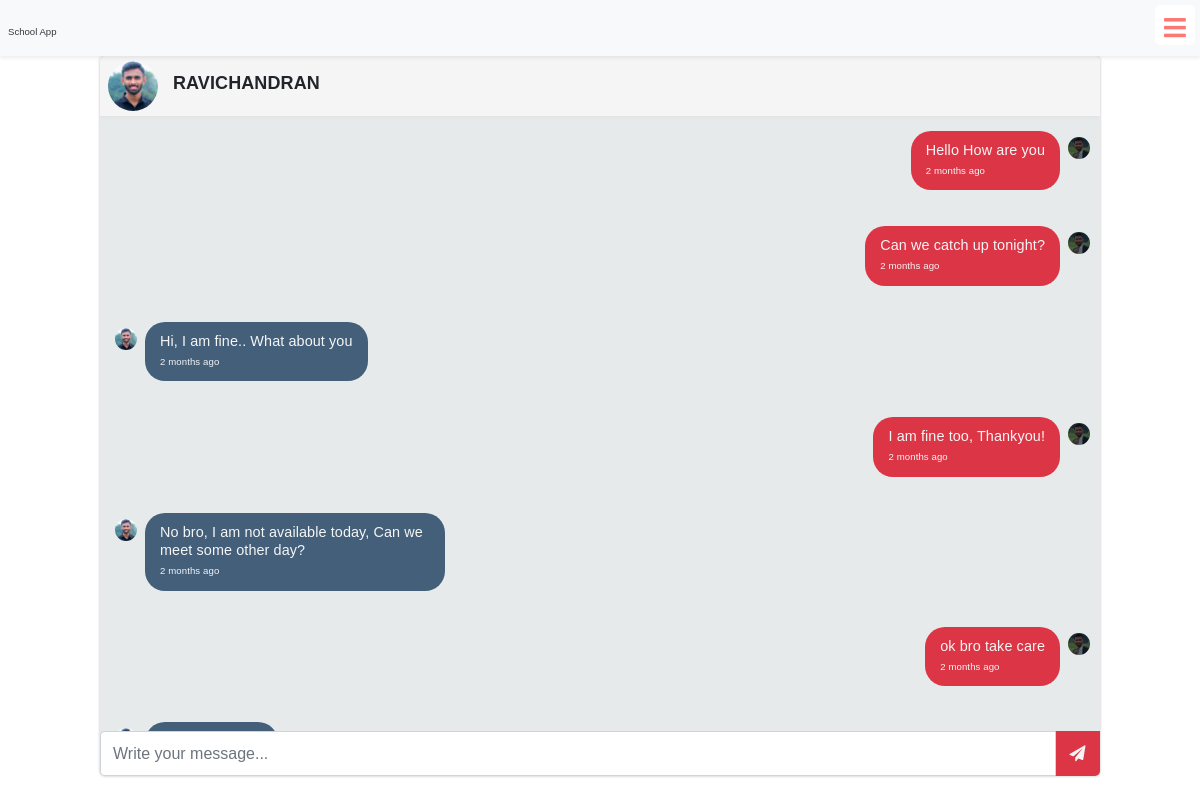
Screenshot of /chat/18 (signed in) with the database file from the repository.
### schoolapp/models.py (models this page shows, shortened)
class StudentDetails(models.Model):
    user_id = models.IntegerField(blank = True, null=True)
    profile_image = models.ImageField(upload_to='media/profile',blank=True,null=True)
    student = models.OneToOneField(User, on_delete=models.CASCADE)
    full_name = models.CharField(max_length=100)
    roll_no = models.CharField(max_length=100)
    stu_class = models.IntegerField()
    date_of_birth = models.DateField( blank=True, null=True)
    gender = models.CharField(max_length=10,blank=True, null=True)
    street = models.CharField(max_length=100, blank=True, null=True )
    city = models.CharField(max_length=50, blank=True, null=True )
    state = models.CharField(max_length=50, blank=True, null=True )
    zip_code = models.CharField(max_length=10, blank=True, null=True )
    phone_number = models.CharField(max_length=15, blank=True, null=True )
    email = models.EmailField(blank=True, null=True )
    father_name = models.CharField(max_length=50, blank=True, null=True )
    father_contact = models.CharField(max_length=15, blank=True, null=True )
    mother_name = models.CharField(max_length=50, blank=True, null=True )
    mother_contact = models.CharField(max_length=15, blank=True, null=True )# Contact Information
    phone_number = models.CharField(max_length=15, blank=True, null=True)
    email = models.EmailField(blank=True, null=True)
    father_name = models.CharField(max_length=50, blank=True, null=True)
    father_contact = models.CharField(max_length=15, blank=True, null=True)
    mother_name = models.CharField(max_length=50, blank=True, null=True)
    mother_contact = models.CharField(max_length=15, blank=True, null=True)

class BasicInfo(models.Model):
    created_at = models.DateTimeField(auto_now_add=True)
    updated_at = models.DateTimeField(auto_now=True)

class Message(BasicInfo):
    sender = models.ForeignKey(User, related_name="sender",on_delete=models.CASCADE)
    receiver = models.ForeignKey(User, related_name="receiver",on_delete=models.CASCADE)
    senderid = models.IntegerField()
    receiverid = models.IntegerField()
    content = models.TextField()

class BasicInfo(models.Model):
    created_at = models.DateTimeField(auto_now_add=True)
    updated_at = models.DateTimeField(auto_now=True)

### schoolapp/views.py (the view)
# urls.py: path("chat/<int:id>",views.chat_page,name="chat"),
@login_required(login_url="signin")
def chat_page(request,id):
    sender = request.user
    receiver = User.objects.get(id=id)
    receiver_bio = StudentDetails.objects.get(user_id = receiver.id)
    sender_bio = StudentDetails.objects.get(user_id = sender.id)
    if request.method == 'POST':
        content = request.POST['content']
        Message(sender=sender, receiver=receiver, senderid=sender.id, receiverid = receiver.id , content=content).save()
    messages = Message.objects.filter(sender=sender, receiver=receiver) | Message.objects.filter(sender=receiver, receiver=sender)
    messages = messages.order_by('created_at')
    context = {
        "sender":sender,
        "receiver_bio" : receiver_bio,
        "sender_bio" : sender_bio,
        "messages" : messages
    }
    return render(request,"chatting-page.html",context=context)

### templates/chatting-page.html (shortened to what this page needs)
{% extends "base.html" %}
{% load static %}
{% block csscode %}
<link href="//maxcdn.bootstrapcdn.com/bootstrap/4.0.0/css/bootstrap.min.css" rel="stylesheet" id="bootstrap-css">
<link href="https://stackpath.bootstrapcdn.com/font-awesome/4.7.0/css/font-awesome.min.css" rel="stylesheet"
>
<link href='http://onesignal.github.io/emoji-picker/lib/css/emoji.css' rel='stylesheet' type='text/css'>
{% endblock csscode %}
{% block body %}
<div id="framechat" style="margin-top: 2rem;">
    <div class="content">
        <div class="header d-flex px-2">
            {% if receiver_bio.profile_image %}
            <img src="{{receiver_bio.profile_image.url}}" alt="" />
            {% else %}
            <img src="https://cdn-icons-png.flaticon.com/512/3135/3135715.png" alt="" />
            {% endif %}
            <p>{{receiver_bio.full_name}}</p>
        </div>
        <div class="messages">
            <ul>
                {% for message in messages %}
                {% if message.sender == request.user %}
                <li class="sent">
                    {% if sender_bio.profile_image %}
                    <img src="{{sender_bio.profile_image.url}}" alt="" />
                    {% else %}
                    <img src="https://cdn-icons-png.flaticon.com/512/3135/3135715.png" alt="" />
                    {% endif %}
                    <p class="bg-danger">{{message.content}} <br><span>{{message.created_at|timesince}} ago</span></p>
                </li>
                {% else %}
                <li class="replies">
                    {% if receiver_bio.profile_image %}
                    <img src="{{receiver_bio.profile_image.url}}" alt="" />
                    {% else %}
                    <img src="https://cdn-icons-png.flaticon.com/512/3135/3135715.png" alt="" />
                    {% endif %}
                    <p>{{message.content}} <br><span>{{message.created_at|timesince}} ago</span></p>
                </li>
                {% endif %}
                {% endfor %}
            </ul>
        </div>
        <div class="message-input">
            <div class="wrap">
                <form method="post" action="{% url 'chat' receiver_bio.user_id %}">
                    <div class="input-group">
                        <input type="text" placeholder="Write your message..." data-emojiable="true"
                            class="form-control" name="content" />
                        <button class="submit bg-danger" type="submit"><i class="fa fa-paper-plane"
                                aria-hidden="true"></i></button>
                    </div>
                </form>
            </div>
        </div>
    </div>
</div>
{% endblock body %}

### templates/chatting-page.html (style rules this page uses)
#framechat { width: 100%; max-width: 1000px; height: 100vh; min-height: 300px; max-height: 720px; background: #E6EAEA; box-shadow: 0px 0px 3px #bbbbbb; border-radius: 5px; overflow: hidden; letter-spacing: 0.1px; text-shadow: 1px 1px 1px rgba(0, 0, 0, 0.004); -webkit-font-smoothing: antialiased; margin: 0 auto; }
#framechat .content { float: right; width: 100%; height: 100%; overflow: hidden; position: relative; }
#framechat .content .header { width: 100%; height: 60px; line-height: 45px; background: #f5f5f5; overflow: hidden; box-shadow: -1px 1px 5px #e2e2e2; }
span { font-size: .6rem; }
.header img { margin-top: 5px; width: 50px; height: 50px; border-radius: 50%; }
#framechat .content .header p { font-weight: 700; font-size: 18px; margin-left: 15px; padding-top: 5px; text-transform: uppercase; }
#framechat .content .messages { height: auto; min-height: calc(100% - 90px); max-height: calc(100% - 90px); overflow-y: scroll; overflow-x: hidden; width: 100%; margin: 0; padding: 0; }
#framechat .content .messages ul { overflow: hidden; margin: 0; padding: 0; }
#framechat .content .messages ul li { display: inline-block; clear: both; float: left; margin: 15px 15px 5px 15px; width: calc(100% - 25px); font-size: 0.9em; }
#framechat .content .messages ul li.replies img { margin: 6px 8px 0 0; }
#framechat .content .messages ul li.replies p { background: #435f7a; color: #f5f5f5; }
#framechat .content .messages ul li.sent img { float: right; margin: 6px 0 0 8px; }
#framechat .content .messages ul li.sent p { background: #f5f5f5; float: right; color: #f5f5f5; }
#framechat .content .messages ul li img { width: 22px; border-radius: 50%; float: left; }
#framechat .content .messages ul li p { display: inline-block; padding: 10px 15px; border-radius: 20px; max-width: 205px; line-height: 130%; }
@media screen and (min-width: 735px) { #framechat .content .messages ul li p { max-width: 300px; } }
#framechat .content .message-input { position: absolute; bottom: 0; width: 100%; z-index: 99; background: #E6EAEA; }
#framechat .content .message-input .wrap { position: relative; }
#framechat .content .message-input .wrap button { float: right; border: none; width: 45px; height: 45px; line-height: 42px; cursor: pointer; background: #32465a; color: #f5f5f5; }

### templates/base.html (style rules this page uses)
body { font-family: Arial, Helvetica, sans-serif; }
* { margin: 0; padding: 0; text-decoration: none; }
:root { --accent-color: #fff; --gradient-color: #FBFBFB; }
body { margin: 0 !important; padding: 0 !important; }

### rows the page displays
StudentDetails: profile_image (picture), full_name "RAVICHANDRAN"
Message: profile_image (picture), content "Hello How are you", created_at "2 months"
Message: profile_image (picture), content "Can we catch up tonight?", created_at "2 months"
Message: profile_image (picture), content "Hi, I am fine.. What about you", created_at "2 months"
Message: profile_image (picture), content "I am fine too, Thankyou!", created_at "2 months"
Message: profile_image (picture), content "No bro, I am not available today, Can we meet some other day?", created_at "2 months"
Message: profile_image (picture), content "ok bro take care", created_at "2 months"
